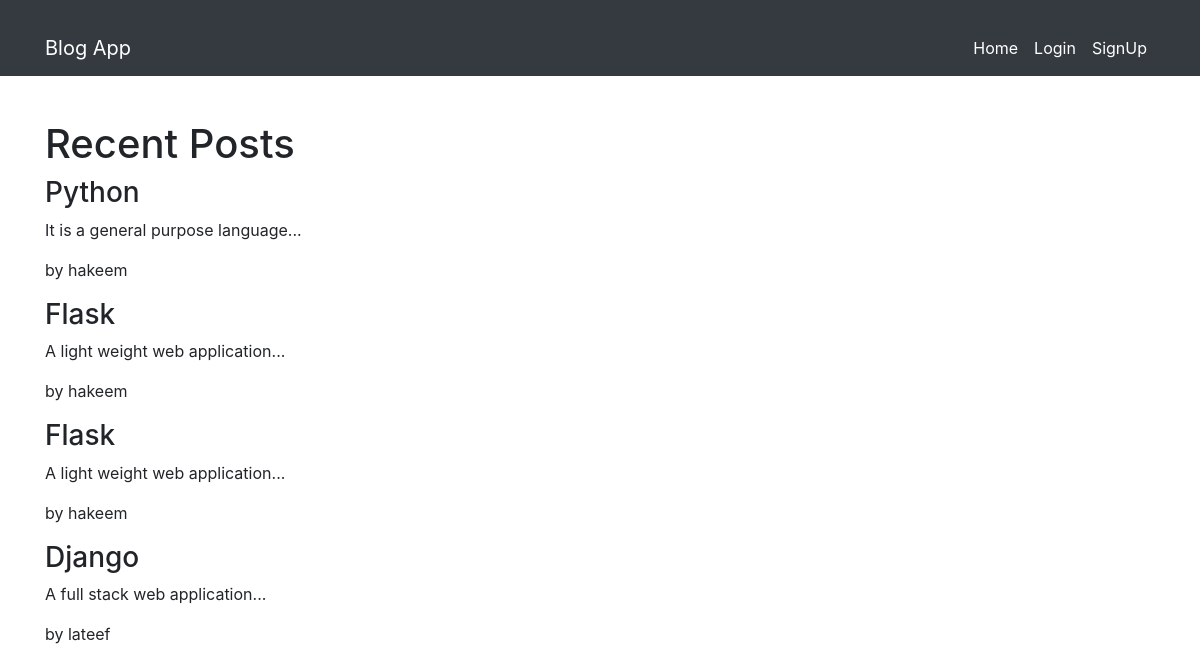
The page / on the database its author committed.
### website/models.py (models this page shows)
class Post(db.Model):
    id = db.Column(db.Integer,primary_key=True)
    title = db.Column(db.String(100),nullable=False)
    content = db.Column(db.Text,nullable=False)
    date_created = db.Column(db.DateTime(timezone=True),default=func.now())
    user_id = db.Column(db.Integer, db.ForeignKey("user.id"))

class User(db.Model,UserMixin):
    id = db.Column(db.Integer,primary_key=True)
    username = db.Column(db.String(150),nullable=False)
    email = db.Column(db.String(200),nullable=False,unique=True)
    password = db.Column(db.String(150),nullable=False)
    posts = db.relationship("Post",backref="user")

### website/views.py (the view)
@views.route("/")
def home():
    posts = Post.query.all()
    return render_template("home.html",user=current_user,posts=posts)

### website/templates/home.html (shortened to what this page needs)
{% extends "base.html" %}
{% block content %}
<h1>Recent Posts</h1>
{% for post in posts %}
    <div>
        <h3>{{ post.title }}</h3>
        <p>{{ post.content}}...</p>
        <p>by {{ post.user.username }}</p>
    </div>
{% endfor %}
{% endblock %}

### website/templates/base.html (shortened to what this page needs)
<!DOCTYPE html>
<html lang="en">
<head>
    <link rel="stylesheet" href="https://stackpath.bootstrapcdn.com/bootstrap/4.5.2/css/bootstrap.min.css">
</head>
<body>
<nav class="navbar navbar-expand-lg navbar-dark bg-dark fixed-top">
    <div class="container">
        <a class="navbar-brand" href="#">Blog App</a>
        <div class="collapse navbar-collapse" id="navbarNav">
            <ul class="navbar-nav ml-auto">
                {% if user.is_authenticated %}
                <li class="nav-item">
                    <a class="nav-link" href="{{url_for('views.create_post')}}">Create Post</a>
                </li>
                <li class="nav-item">
                    <a class="nav-link" href="{{url_for('auth.logout')}}">Logout</a>
                </li>
                {% else %}
                <li class="nav-item">
                    <a class="nav-link" href="{{url_for('views.home')}}">Home</a>
                </li>
                <li class="nav-item">
                    <a class="nav-link" href="{{url_for('auth.login')}}">Login</a>
                </li>
                <li class="nav-item">
                    <a class="nav-link" href="{{url_for('auth.sign_up')}}">SignUp</a>
                </li>
                {% endif %}
            </ul>
        </div>
    </div>
</nav>
<div class="container">
    {% block content %}{% endblock %}
</div>
</body>
</html>

### website/templates/base.html (style rules this page uses)
body { padding-top: 100px; }
.navbar { background-color: #343a40; color: #ffffff; }
.navbar-brand { color: #ffffff; }
.navbar-nav .nav-item .nav-link { color: #ffffff; }
.container { margin-top: 20px; }

### rows shown on the page
Post: title "Python", content "It is a general purpose language", user.username "hakeem"
Post: title "Flask", content "A light weight web application", user.username "hakeem"
Post: title "Flask", content "A light weight web application", user.username "hakeem"
Post: title "Django", content "A full stack web application", user.username "lateef"
